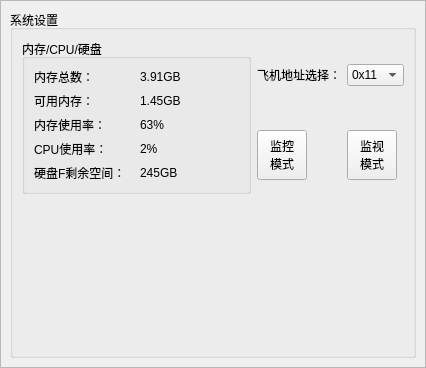
<?xml version="1.0" encoding="UTF-8"?>
<ui version="4.0">
 <class>SystemConfigPanel</class>
 <widget class="QWidget" name="SystemConfigPanel">
  <property name="geometry">
   <rect>
    <x>0</x>
    <y>0</y>
    <width>426</width>
    <height>368</height>
   </rect>
  </property>
  <property name="windowTitle">
   <string>Form</string>
  </property>
  <layout class="QGridLayout" name="gridLayout">
   <property name="leftMargin">
    <number>0</number>
   </property>
   <property name="topMargin">
    <number>0</number>
   </property>
   <property name="rightMargin">
    <number>0</number>
   </property>
   <property name="bottomMargin">
    <number>0</number>
   </property>
   <property name="spacing">
    <number>0</number>
   </property>
   <item row="0" column="0">
    <widget class="QFrame" name="frame">
     <property name="frameShape">
      <enum>QFrame::StyledPanel</enum>
     </property>
     <property name="frameShadow">
      <enum>QFrame::Raised</enum>
     </property>
     <layout class="QGridLayout" name="gridLayout_2">
      <item row="0" column="0">
       <widget class="QGroupBox" name="groupBox">
        <property name="title">
         <string>系统设置</string>
        </property>
        <layout class="QGridLayout" name="gridLayout_4">
         <item row="0" column="0" rowspan="2">
          <widget class="QGroupBox" name="groupBox_2">
           <property name="title">
            <string>内存/CPU/硬盘</string>
           </property>
           <layout class="QGridLayout" name="gridLayout_3">
            <item row="0" column="0">
             <widget class="QLabel" name="label">
              <property name="text">
               <string>内存总数：</string>
              </property>
             </widget>
            </item>
            <item row="0" column="1">
             <widget class="QLabel" name="label_6">
              <property name="text">
               <string>3.91GB</string>
              </property>
             </widget>
            </item>
            <item row="1" column="0">
             <widget class="QLabel" name="label_2">
              <property name="text">
               <string>可用内存：</string>
              </property>
             </widget>
            </item>
            <item row="1" column="1">
             <widget class="QLabel" name="label_7">
              <property name="text">
               <string>1.45GB</string>
              </property>
             </widget>
            </item>
            <item row="2" column="0">
             <widget class="QLabel" name="label_3">
              <property name="text">
               <string>内存使用率：</string>
              </property>
             </widget>
            </item>
            <item row="2" column="1">
             <widget class="QLabel" name="label_8">
              <property name="text">
               <string>63%</string>
              </property>
             </widget>
            </item>
            <item row="3" column="0">
             <widget class="QLabel" name="label_4">
              <property name="text">
               <string>CPU使用率：</string>
              </property>
             </widget>
            </item>
            <item row="3" column="1">
             <widget class="QLabel" name="label_9">
              <property name="text">
               <string>2%</string>
              </property>
             </widget>
            </item>
            <item row="4" column="0">
             <widget class="QLabel" name="label_5">
              <property name="text">
               <string>硬盘F剩余空间：</string>
              </property>
             </widget>
            </item>
            <item row="4" column="1">
             <widget class="QLabel" name="label_10">
              <property name="text">
               <string>245GB</string>
              </property>
             </widget>
            </item>
           </layout>
          </widget>
         </item>
         <item row="1" column="1">
          <widget class="QToolButton" name="toolButton">
           <property name="minimumSize">
            <size>
             <width>50</width>
             <height>50</height>
            </size>
           </property>
           <property name="text">
            <string>监控
模式</string>
           </property>
          </widget>
         </item>
         <item row="0" column="2">
          <widget class="QComboBox" name="comboBox">
           <item>
            <property name="text">
             <string>0x11</string>
            </property>
           </item>
          </widget>
         </item>
         <item row="1" column="2">
          <widget class="QToolButton" name="toolButton_2">
           <property name="minimumSize">
            <size>
             <width>50</width>
             <height>50</height>
            </size>
           </property>
           <property name="text">
            <string>监视
模式</string>
           </property>
          </widget>
         </item>
         <item row="0" column="1">
          <widget class="QLabel" name="label_11">
           <property name="text">
            <string>飞机地址选择：</string>
           </property>
          </widget>
         </item>
         <item row="2" column="0">
          <spacer name="verticalSpacer">
           <property name="orientation">
            <enum>Qt::Vertical</enum>
           </property>
           <property name="sizeHint" stdset="0">
            <size>
             <width>20</width>
             <height>40</height>
            </size>
           </property>
          </spacer>
         </item>
         <item row="2" column="1">
          <spacer name="verticalSpacer_2">
           <property name="orientation">
            <enum>Qt::Vertical</enum>
           </property>
           <property name="sizeHint" stdset="0">
            <size>
             <width>20</width>
             <height>40</height>
            </size>
           </property>
          </spacer>
         </item>
         <item row="2" column="2">
          <spacer name="verticalSpacer_3">
           <property name="orientation">
            <enum>Qt::Vertical</enum>
           </property>
           <property name="sizeHint" stdset="0">
            <size>
             <width>20</width>
             <height>40</height>
            </size>
           </property>
          </spacer>
         </item>
        </layout>
       </widget>
      </item>
     </layout>
    </widget>
   </item>
  </layout>
 </widget>
 <resources/>
 <connections/>
</ui>
